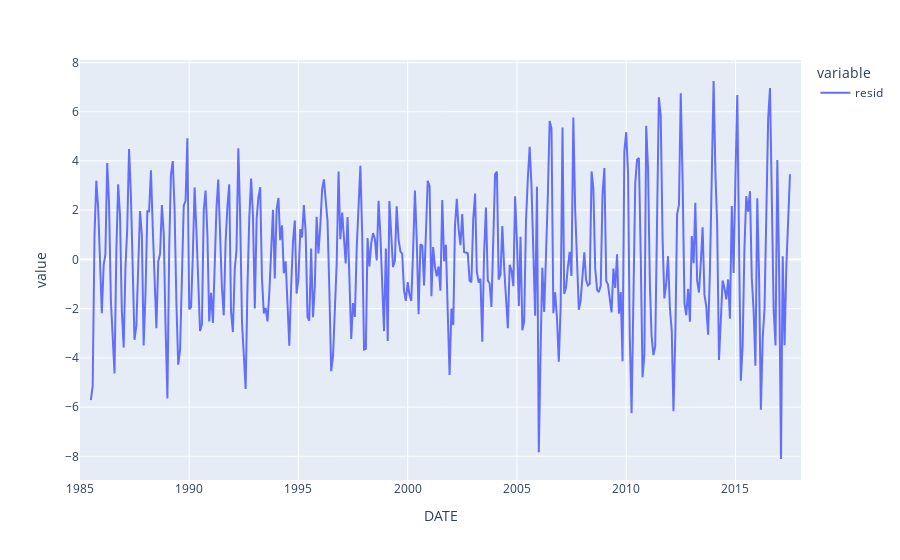

Notebook cell for this chart:
### Code cell
px.line(decomposed.resid)

### Figure 1 — Plotly figure (JSON) as saved in the notebook; plotly's stock layout.template omitted (floating-point values rounded to 4 significant figures; data arrays with more than 128 entries replaced by an {"elided": "..."} marker saying what was removed)
{"data": [{"hovertemplate": "variable=resid<br>DATE=%{x}<br>value=%{y}<extra></extra>", "legendgroup": "resid", "line": {"color": "#636efa", "dash": "solid"}, "marker": {"symbol": "circle"}, "mode": "lines", "name": "resid", "orientation": "v", "showlegend": true, "type": "scatter", "x": {"elided": "397 str values"}, "xaxis": "x", "y": {"elided": "397 float values"}, "yaxis": "y"}], "layout": {"legend": {"title": {"text": "variable"}, "tracegroupgap": 0}, "margin": {"t": 60}, "xaxis": {"anchor": "y", "domain": [0, 1], "title": {"text": "DATE"}}, "yaxis": {"anchor": "x", "domain": [0, 1], "title": {"text": "value"}}}}
